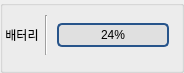
              <widget class="QGroupBox" name="groupBox_11">
               <property name="title">
                <string/>
               </property>
               <widget class="QWidget" name="horizontalWidget_5" native="true">
                <property name="geometry">
                 <rect>
                  <x>3</x>
                  <y>6</y>
                  <width>172</width>
                  <height>58</height>
                 </rect>
                </property>
                <layout class="QHBoxLayout" name="horizontalLayout_24" stretch="0,1,0">
                 <property name="spacing">
                  <number>2</number>
                 </property>
                 <property name="leftMargin">
                  <number>2</number>
                 </property>
                 <property name="topMargin">
                  <number>2</number>
                 </property>
                 <property name="rightMargin">
                  <number>2</number>
                 </property>
                 <property name="bottomMargin">
                  <number>2</number>
                 </property>
                 <item>
                  <widget class="QLabel" name="label_21">
                   <property name="text">
                    <string>배터리</string>
                   </property>
                   <property name="alignment">
                    <set>Qt::AlignCenter</set>
                   </property>
                  </widget>
                 </item>
                 <item>
                  <widget class="Line" name="line_3">
                   <property name="minimumSize">
                    <size>
                     <width>10</width>
                     <height>40</height>
                    </size>
                   </property>
                   <property name="maximumSize">
                    <size>
                     <width>10</width>
                     <height>40</height>
                    </size>
                   </property>
                   <property name="orientation">
                    <enum>Qt::Vertical</enum>
                   </property>
                  </widget>
                 </item>
                 <item>
                  <widget class="QFrame" name="verticalFrame_4">
                   <layout class="QVBoxLayout" name="verticalLayout_21">
                    <property name="leftMargin">
                     <number>4</number>
                    </property>
                    <property name="topMargin">
                     <number>2</number>
                    </property>
                    <property name="rightMargin">
                     <number>4</number>
                    </property>
                    <property name="bottomMargin">
                     <number>2</number>
                    </property>
                    <item>
                     <widget class="QProgressBar" name="progressBar_3">
                      <property name="styleSheet">
                       <string notr="true">QProgressBar {
    border: 2px solid #27548A;
    border-radius: 5px;
    text-align: center;
    background-color: #E0E0E0;
    height: 20px;
}
QProgressBar::chunk {
    border-radius: 5px;
    background: qlineargradient(
        x1:0, y1:0, x2:1, y2:0,
        stop:0 #76c7c0,
        stop:1 #4CAF50
    );
}</string>
                      </property>
                      <property name="value">
                       <number>24</number>
                      </property>
                     </widget>
                    </item>
                   </layout>
                  </widget>
                 </item>
                </layout>
               </widget>
              </widget>
